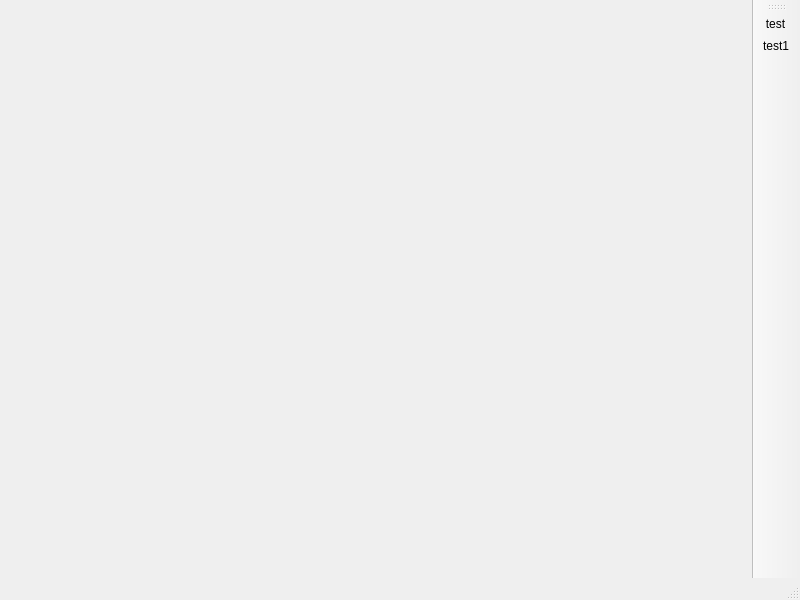
<?xml version="1.0" encoding="UTF-8"?>
<ui version="4.0">
 <class>MainWindow</class>
 <widget class="QMainWindow" name="MainWindow">
  <property name="geometry">
   <rect>
    <x>0</x>
    <y>0</y>
    <width>800</width>
    <height>600</height>
   </rect>
  </property>
  <property name="windowTitle">
   <string>MainWindow</string>
  </property>
  <widget class="QWidget" name="centralwidget"/>
  <widget class="QMenuBar" name="menubar">
   <property name="geometry">
    <rect>
     <x>0</x>
     <y>0</y>
     <width>800</width>
     <height>26</height>
    </rect>
   </property>
  </widget>
  <widget class="QStatusBar" name="statusbar"/>
  <widget class="QToolBar" name="toolBar">
   <property name="windowTitle">
    <string>toolBar</string>
   </property>
   <attribute name="toolBarArea">
    <enum>RightToolBarArea</enum>
   </attribute>
   <attribute name="toolBarBreak">
    <bool>false</bool>
   </attribute>
   <addaction name="actiontest"/>
   <addaction name="actiontest1"/>
  </widget>
  <action name="actiontest">
   <property name="icon">
    <iconset>
     <normaloff>../Ico/Ico/delect.png</normaloff>../Ico/Ico/delect.png</iconset>
   </property>
   <property name="text">
    <string>test</string>
   </property>
  </action>
  <action name="actiontest1">
   <property name="icon">
    <iconset resource="../../Users/宏/Desktop/test.qrc">
     <normaloff>:/newPrefix/home.png</normaloff>:/newPrefix/home.png</iconset>
   </property>
   <property name="text">
    <string>test1</string>
   </property>
  </action>
 </widget>
 <resources>
  <include location="../../Users/宏/Desktop/test.qrc"/>
 </resources>
 <connections/>
</ui>
